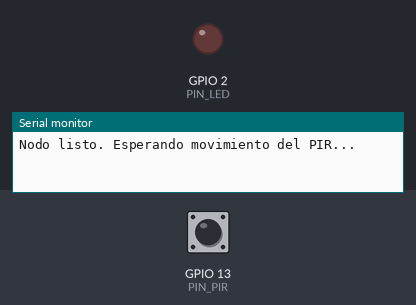
Simulated run of this sketch. Board: ESP32. Shown: output pins drawn as LEDs (lit = HIGH), the last lines printed to the serial monitor. The inputs (shaded band) are chosen by the test bench; at power-on: GPIO 13 (PIN_PIR) LOW.

Above: at 1.2 s.
1.3 s: GPIO 13 (PIN_PIR) driven HIGH
At 1.8 s:
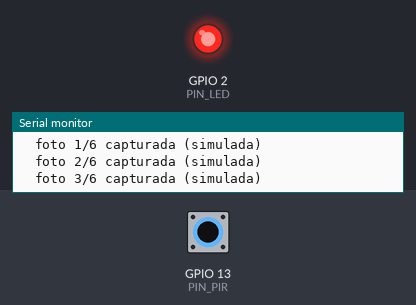
4.0 s: GPIO 13 (PIN_PIR) pulsed LOW 2 times (0.12 s each, 0.3 s apart)
Timing chart, 0 to 7.0 s (numbered marks = the images above; inputs shaded):
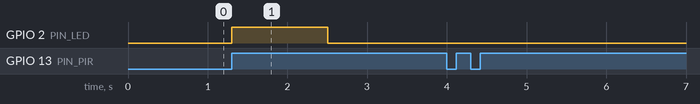

Measured:
- after the input at 1.3 s, GPIO 2 (PIN_LED): LOW → HIGH at once, → LOW 1.2 s later

The sketch:

sketch.ino
```cpp
// Simulacion en Wokwi (ESP32 DevKit + PIR) de la LOGICA DE DISPARO del nodo.
// No simula la camara: cada "captura" solo se cuenta e imprime por el monitor serie.
// Refleja el firmware real: PIR en GPIO 13, y la rafaga de 6 fotos por disparo
// que exige el servidor v2 (5 de fondo + 1 a evaluar).

#define PIN_PIR 13
#define PIN_LED 2             // LED = "captura en curso"
#define FOTOS_POR_RAFAGA 6    // minimo que necesita el servidor v2
#define INTERVALO_FOTOS_MS 200
#define ENFRIAMIENTO_MS 5000  // evita disparos repetidos mientras el PIR sigue en alto

unsigned long ultimoDisparo = 0;
int disparos = 0;
bool pirAnterior = false;

void capturarRafaga() {
  digitalWrite(PIN_LED, HIGH);
  for (int i = 1; i <= FOTOS_POR_RAFAGA; i++) {
    Serial.printf("  foto %d/%d capturada (simulada)\n", i, FOTOS_POR_RAFAGA);
    delay(INTERVALO_FOTOS_MS);
  }
  Serial.println("  -> rafaga lista para enviar por HTTP POST a /upload");
  digitalWrite(PIN_LED, LOW);
}

void setup() {
  Serial.begin(115200);
  pinMode(PIN_PIR, INPUT);
  pinMode(PIN_LED, OUTPUT);
  Serial.println("Nodo listo. Esperando movimiento del PIR...");
}

void loop() {
  bool pir = digitalRead(PIN_PIR) == HIGH;
  bool flancoSubida = pir && !pirAnterior;
  pirAnterior = pir;

  if (flancoSubida && (millis() - ultimoDisparo > ENFRIAMIENTO_MS || disparos == 0)) {
    ultimoDisparo = millis();
    disparos++;
    Serial.printf("[PIR] movimiento detectado (disparo #%d)\n", disparos);
    capturarRafaga();
  } else if (flancoSubida) {
    Serial.println("[PIR] movimiento ignorado (enfriamiento)");
  }
  delay(20);
}
```
